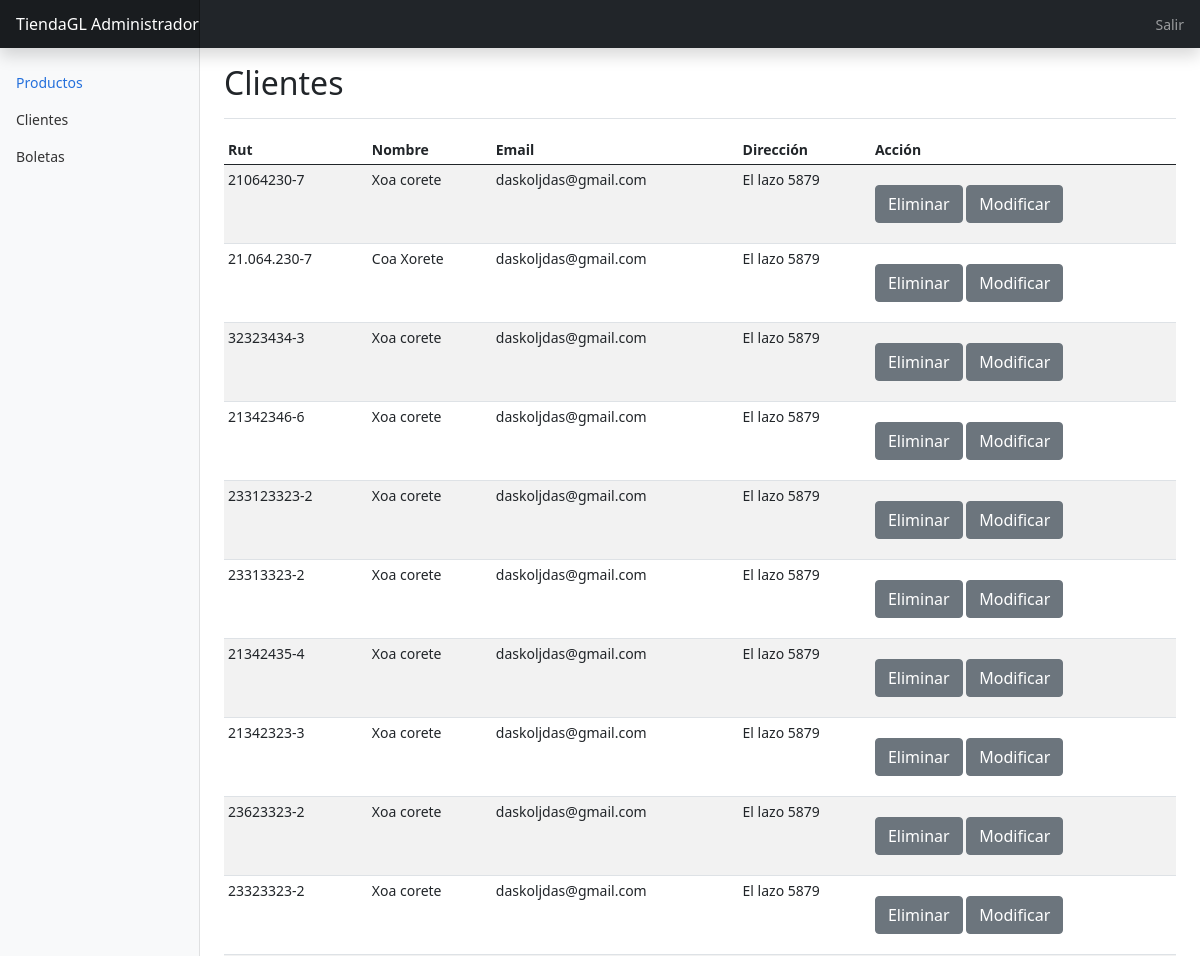
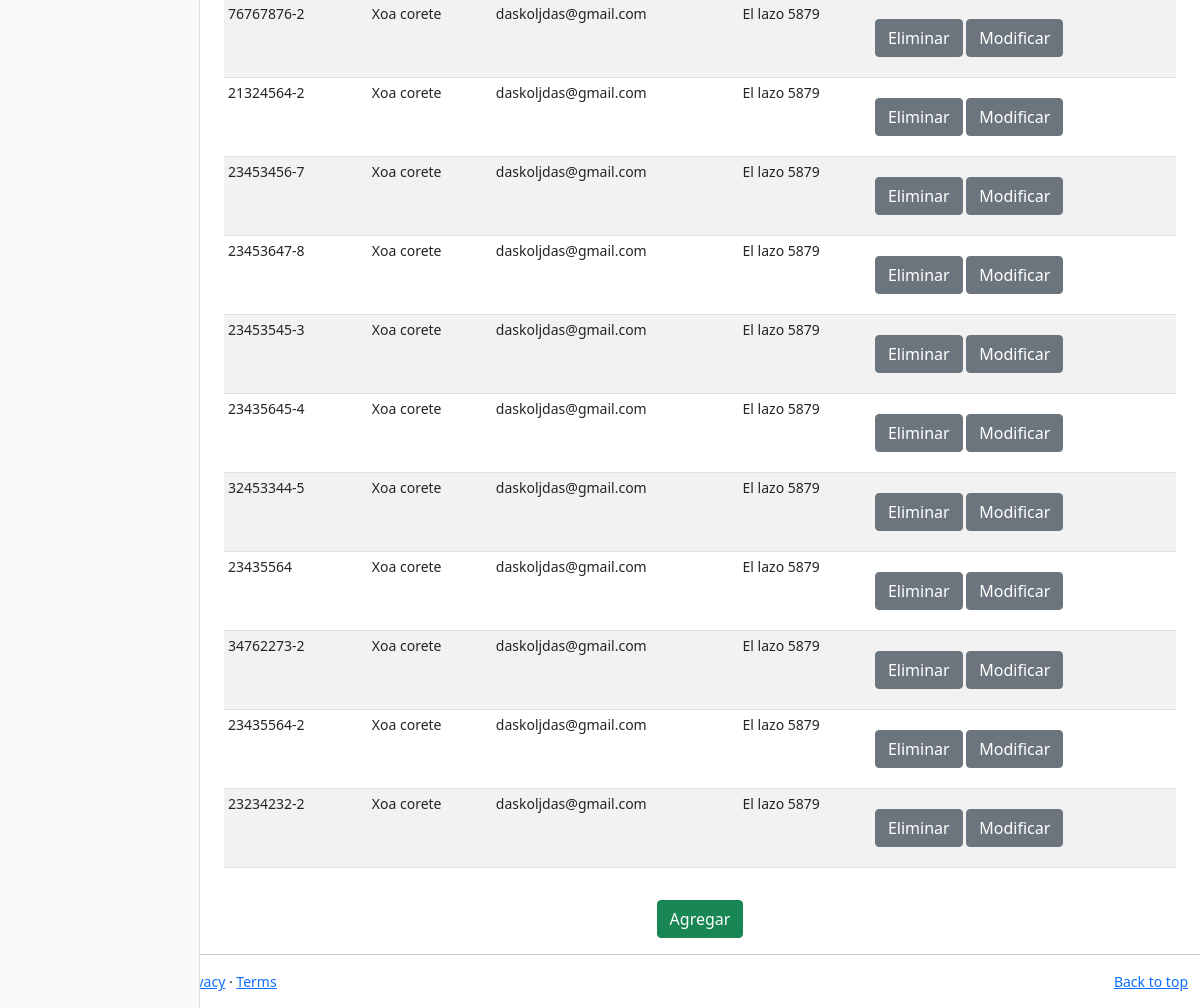
/administrador/cliente, run on an earlier commit of the app's database (2 pictures, top to bottom).
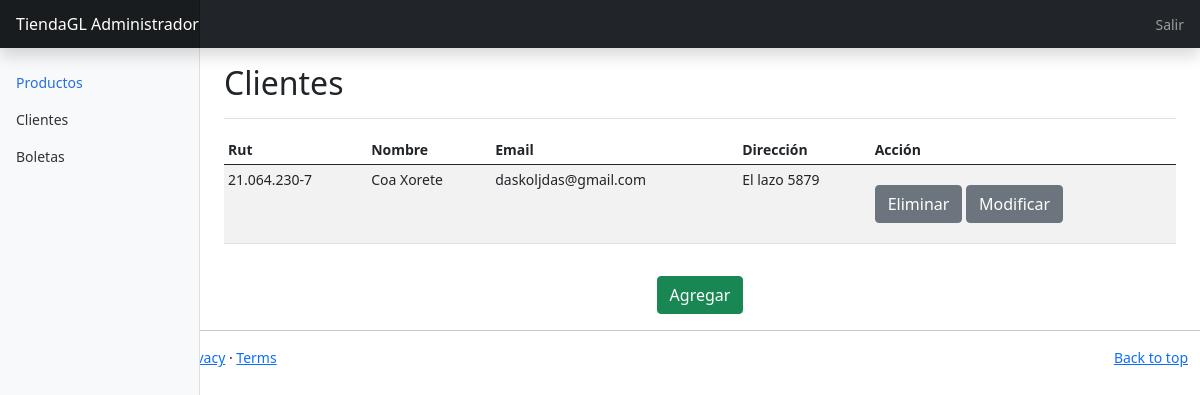
And on a later commit of the database.
### tiendaweb/models.py (models this page shows, shortened)
class Cliente(AbstractBaseUser, PermissionsMixin):
    rut = models.CharField(primary_key=True, max_length=9)
    nombre = models.CharField(max_length=200)
    email = models.CharField(max_length=100, default=" ")
    direccion = models.CharField(max_length=500)
    is_active = models.BooleanField(default=True)
    is_staff = models.BooleanField(default=False)
    groups = models.ManyToManyField(
        'auth.Group',
        related_name='cliente_set',
        blank=True,
        help_text='The groups this user belongs to.',
        verbose_name='groups',
    )
    user_permissions = models.ManyToManyField(
        'auth.Permission',
        related_name='cliente_permissions_set',
        blank=True,
        help_text='Specific permissions for this user.',
        verbose_name='user permissions',
    )
    objects = ClienteManager()
    USERNAME_FIELD = 'rut'
    REQUIRED_FIELDS = ['nombre', 'email']
    class Meta:
        db_table = 'tiendaweb_cliente'

### tiendaweb/views.py (the view)
# urls.py: path('administrador/cliente', views.acliente, name='acliente'),
def acliente(request):
    clientes=Cliente.objects.all()
    context = {"clientes":clientes}
    return render(request,'admincli.html',context)

### tiendaweb/templates/admincli.html
{%extends 'admin.html'%}
{%block content%}
<main class="col-md-9 ms-sm-auto col-lg-10 px-md-4">
    <div class="d-flex justify-content-between flex-wrap flex-md-nowrap align-items-center pt-3 pb-2 mb-3 border-bottom">
      <h1 class="h2">Clientes</h1>
    </div>
    <div class="table-responsive">
      <table class="table table-striped table-sm">
        <thead>
          <tr>
            <th scope="col">Rut</th>
            <th scope="col">Nombre</th>
            <th scope="col">Email</th>
            <th scope="col">Dirección</th>
            <th scope="col">Acción</th>
          </tr>
        </thead>
        <tbody>
          {% for cliente in clientes %}
          <tr>
            <td>{{ cliente.rut }}</td>
            <td>{{ cliente.nombre }}</td>
            <td>{{ cliente.email }}</td>
            <td>{{ cliente.direccion }}</td>
            <td>
            <a class="btn btn-secondary mt-3 mb-3" href="{%url 'eliminar_cliente' cliente.rut%}">Eliminar</a>
            <a class="btn btn-secondary mt-3 mb-3" href="{%url 'modificar_cliente' cliente.rut%}">Modificar</a>
            </td>
          </tr>
          {%endfor%}
        </tbody>
      </table>
      <div class="d-flex flex-wrap justify-content-center align-items-center" >
          <a class="btn btn-success mt-3 mb-3" id="btn-agregar" href="{%url 'addcliente'%}">Agregar</a>
      </div>
    </div>
  </main>
{%endblock%}

What changed in the data, as far as the page shows it:
removed Cliente: rut "21064230-7", nombre "Xoa corete", email "daskoljdas@gmail.com", direccion "El lazo 5879"
removed Cliente: rut "32323434-3", nombre "Xoa corete", email "daskoljdas@gmail.com", direccion "El lazo 5879"
removed Cliente: rut "21342346-6", nombre "Xoa corete", email "daskoljdas@gmail.com", direccion "El lazo 5879"
removed Cliente: rut "233123323-2", nombre "Xoa corete", email "daskoljdas@gmail.com", direccion "El lazo 5879"
removed Cliente: rut "23313323-2", nombre "Xoa corete", email "daskoljdas@gmail.com", direccion "El lazo 5879"
removed Cliente: rut "21342435-4", nombre "Xoa corete", email "daskoljdas@gmail.com", direccion "El lazo 5879"
removed Cliente: rut "21342323-3", nombre "Xoa corete", email "daskoljdas@gmail.com", direccion "El lazo 5879"
removed Cliente: rut "23623323-2", nombre "Xoa corete", email "daskoljdas@gmail.com", direccion "El lazo 5879"
removed Cliente: rut "23323323-2", nombre "Xoa corete", email "daskoljdas@gmail.com", direccion "El lazo 5879"
removed Cliente: rut "76767876-2", nombre "Xoa corete", email "daskoljdas@gmail.com", direccion "El lazo 5879"
removed Cliente: rut "21324564-2", nombre "Xoa corete", email "daskoljdas@gmail.com", direccion "El lazo 5879"
removed Cliente: rut "23453456-7", nombre "Xoa corete", email "daskoljdas@gmail.com", direccion "El lazo 5879"
removed Cliente: rut "23453647-8", nombre "Xoa corete", email "daskoljdas@gmail.com", direccion "El lazo 5879"
removed Cliente: rut "23453545-3", nombre "Xoa corete", email "daskoljdas@gmail.com", direccion "El lazo 5879"
removed Cliente: rut "23435645-4", nombre "Xoa corete", email "daskoljdas@gmail.com", direccion "El lazo 5879"
removed Cliente: rut "32453344-5", nombre "Xoa corete", email "daskoljdas@gmail.com", direccion "El lazo 5879"
removed Cliente: rut "23435564", nombre "Xoa corete", email "daskoljdas@gmail.com", direccion "El lazo 5879"
removed Cliente: rut "34762273-2", nombre "Xoa corete", email "daskoljdas@gmail.com", direccion "El lazo 5879"
removed Cliente: rut "23435564-2", nombre "Xoa corete", email "daskoljdas@gmail.com", direccion "El lazo 5879"
removed Cliente: rut "23234232-2", nombre "Xoa corete", email "daskoljdas@gmail.com", direccion "El lazo 5879"
